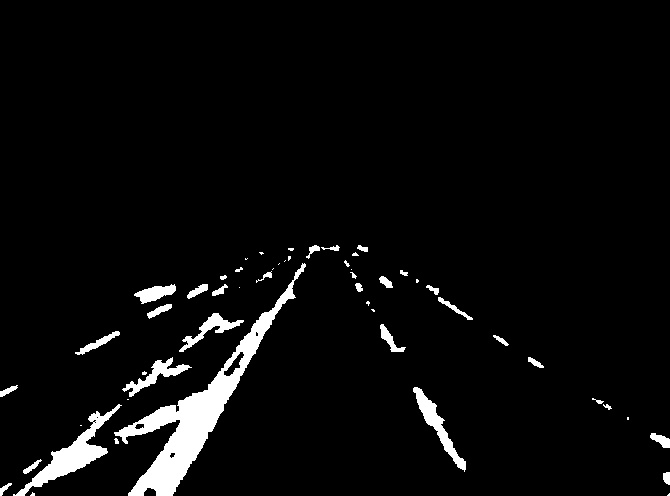
#> input picture python/openCV/input/roadmarker2.jpg, 670 x 496 px
$ python detect_roadmarker.py
#> lines starting #> are read from the running program, lines starting #| are printed output that depends on the picture; after the words box and inside, x2 and y2 are one past the last pixel; in counts of white or black regions, pixels touching at a corner belong together
#!/usr/bin/env python3
# -*- coding: utf-8 -*-


import os
import numpy as np
import cv2
from matplotlib import pyplot as plt
import copy
import pandas as pd
from sklearn.cluster import KMeans
from scipy.stats import zscore

## 初期設定
color_list = ['red','blue','green','gray','yellow','magenta','cyan']
color_list_RGB = [(255,0,0),(0,0,255),(0,255,0),(125,125,125),(255,255,0),(255,0,255),(0,255,255)]


## 関数
def isInVanishingPointField(vanish_point,tol_vanish,alpha,beta):
    # y=alpha_1+beta*x
    tmp = alpha+beta*(vanish_point[0]-tol_vanish)
    bool_1 = (vanish_point[1]-tol_vanish)<=tmp and (vanish_point[1]+tol_vanish)>=tmp

    tmp = alpha+beta*(vanish_point[0]+tol_vanish)
    bool_2 = (vanish_point[1]-tol_vanish)<=tmp and (vanish_point[1]+tol_vanish)>=tmp

    # x=(y-alpha)/beta
    tmp = ((vanish_point[1]-tol_vanish)-alpha)/beta
    bool_3 = (vanish_point[0]-tol_vanish)<=tmp and (vanish_point[0]+tol_vanish)>=tmp

    tmp = ((vanish_point[1]+tol_vanish)-alpha)/beta
    bool_4 = (vanish_point[0]-tol_vanish)<=tmp and (vanish_point[0]+tol_vanish)>=tmp

    return any([bool_1,bool_2,bool_3,bool_4])


## ディレクトリ変更
os.chdir("/Users/tomoyuki/python_workspace/openCV")
os.getcwd()

# 画像読込み
img_name = 'roadmarker2.jpg'
org = cv2.imread("input/"+img_name,cv2.IMREAD_COLOR)
#> org is the input picture: shape (496, 670, 3); min 0, max 255, mean 10.9
gray = cv2.cvtColor(org,cv2.COLOR_BGR2GRAY)
plt.imshow(gray, 'gray')


## 1_エッジ検出
edges = cv2.Canny(gray,50,150,apertureSize = 5)
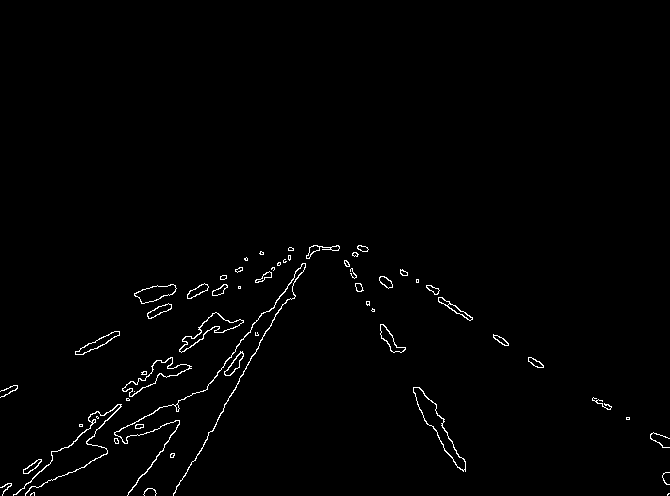
#> edges: shape (496, 670); 1.2% white in thin lines or dots, all inside (x1, y1, x2, y2) = (0, 245, 670, 496)
plt.imshow(edges, 'gray')


## 2_ハフ変換による直線抽出
lines = cv2.HoughLines(edges,1,np.pi/180,30)
#> lines = 511 rows, first 8: [393, 0.506], [397, 0.524], [395, 0.628], [381, 0.855], [398, 0.646], [377, 0.838], [389, 0.489], [373, 0.785]
#lines = cv2.HoughLines(gray,1,np.pi/180,100)
lines.shape

img = copy.copy(org)
for i in range(lines.shape[0]):
    for rho,theta in lines[i]:
        a = np.cos(theta)
        b = np.sin(theta)
        x0 = a*rho
        y0 = b*rho
        x1 = int(x0 + 1000*(-b))
        y1 = int(y0 + 1000*(a))
        x2 = int(x0 - 1000*(-b))
        y2 = int(y0 - 1000*(a))

        cv2.line(img,(x1,y1),(x2,y2),(0,255,0),2)
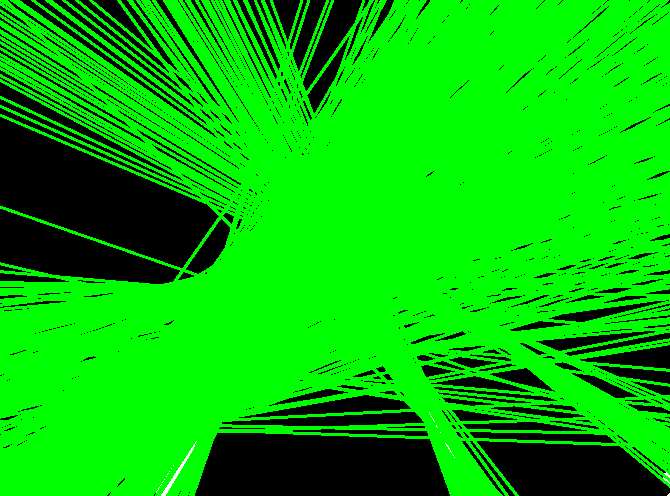
#> img: shape (496, 670, 3); mean B, G, R 0.2, 188.3, 0.2

plt.imshow(img)


## 3_消失点領域を用いた直線の剪定
# 消失点座標と領域閾値を指定
vanish_point=[322.4,220.6]
tol_vanish=50

lines_new = []

img = copy.copy(org)
for i in range(lines.shape[0]):
    for rho,theta in lines[i]:
        a = np.cos(theta)
        b = np.sin(theta)
        x0 = a*rho
        y0 = b*rho
        x1 = int(x0 + 1000*(-b))
        y1 = int(y0 + 1000*(a))
        x2 = int(x0 - 1000*(-b))
        y2 = int(y0 - 1000*(a))

        # 切片・傾きの計算
        beta = (y2-y1)/(x2-x1)
        alpha = y2-beta*x2

        # ある線が消失点領域に入っているか計算
        is_in_vanish = isInVanishingPointField(vanish_point, tol_vanish , alpha=alpha, beta=beta)

        # 消失点領域に入っていれば線を取得
        if is_in_vanish:
            lines_new.append(lines[i])
            cv2.line(img,(x1,y1),(x2,y2),(0,255,0),2)
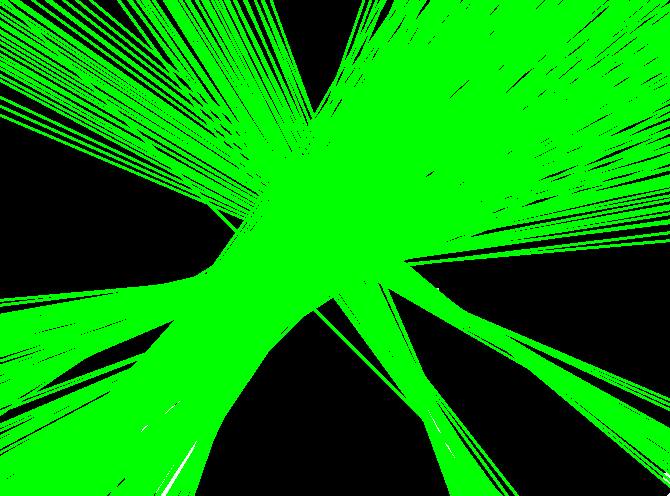
#> img: shape (496, 670, 3); mean B, G, R 0.2, 151.4, 0.2
#> after the loop, lines_new = 368 items, first 6: [[393, 0.506]], [[397, 0.524]], [[395, 0.628]], [[381, 0.855]], [[398, 0.646]], [[377, 0.838]]

lines_new = np.array(lines_new)
#> lines_new = 368 rows, first 8: [393, 0.506], [397, 0.524], [395, 0.628], [381, 0.855], [398, 0.646], [377, 0.838], [389, 0.489], [373, 0.785]
plt.imshow(img)


## 4_ハフ変換結果をクラスタリング
# ハフ変換結果(ラジアンの度数法への変換，標準化を実施)をクラスタリング
rho_old   = lines_new[:,0,0]
#> rho_old = 368 values, max 436 at index 175, min -255 at index 367, mean 290.2
theta_old = lines_new[:,0,1]
#> theta_old = 368 values, max 2.79 at index 367, min 0.332 at index 241, mean 1.17

array_hough = np.array([zscore(rho_old),
                        zscore(np.rad2deg(theta_old))
                        ]).T
#> array_hough = 368 pairs, first value -2.85 to 0.761, second value -1.28 to 2.48

k = 4
pred = KMeans(n_clusters=k).fit_predict(array_hough)
#> pred = 368 values, max 3 at index 12, min 0 at index 0, mean 0.951

# [9 lines of commented-out code are left out]
img = copy.copy(org)
for i in range(lines_new.shape[0]):
    for rho,theta in lines_new[i]:
        a = np.cos(theta)
        b = np.sin(theta)
        x0 = a*rho
        y0 = b*rho
        x1 = int(x0 + 1000*(-b))
        y1 = int(y0 + 1000*(a))
        x2 = int(x0 - 1000*(-b))
        y2 = int(y0 - 1000*(a))

        cv2.line(img,(x1,y1),(x2,y2),color_list_RGB[pred[i]],2)
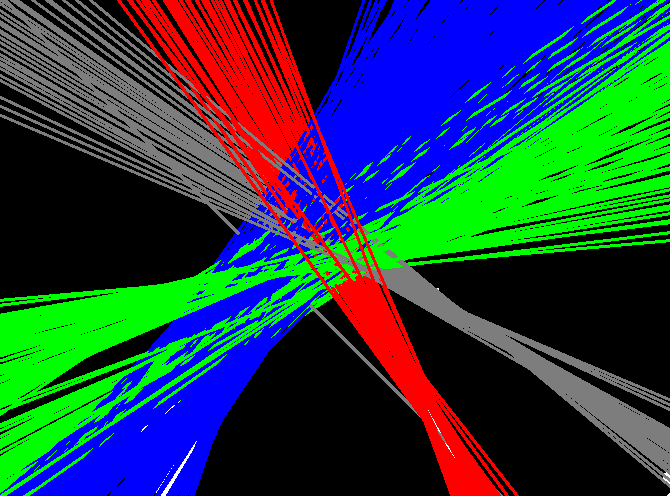
#> img: shape (496, 670, 3); mean B, G, R 67.8, 62, 34.2

plt.imshow(img)


## 5_クラスタ毎の代表値を計算し，白線とみなす(代表値は中央値を採用)
rho_new = []
theta_new = []

for i in range(k):
    rho_new.append(np.median(rho_old[pred == i]))
    theta_new.append(np.median(theta_old[pred == i]))
#> after the loop, rho_new = [387, -174.5, 356, 23]; theta_new = [0.733, 2.64, 1.11, 2.13]

rho_new = np.array(rho_new)
theta_new = np.array(theta_new)


# 結果プロット
img = copy.copy(org)
for i in range(rho_new.shape[0]):
    rho = rho_new[i]
    theta = theta_new[i]

    a = np.cos(theta)
    b = np.sin(theta)
    x0 = a*rho
    y0 = b*rho
    x1 = int(x0 + 1000*(-b))
    y1 = int(y0 + 1000*(a))
    x2 = int(x0 - 1000*(-b))
    y2 = int(y0 - 1000*(a))

    cv2.line(img,(x1,y1),(x2,y2),color_list_RGB[i],2)
#> this loop made 4 passes
#> (rho, theta, a, b, x0, y0, x1, y1) on passes 1 to 4: (387, 0.733, 0.743, 0.669, 287.6, 259, -381, 1002), (-174.5, 2.64, -0.875, 0.485, 152.6, -84.6, -332, -959), (356, 1.11, 0.446, 0.895, 158.8, 318.6, -736, 764), (23, 2.13, -0.53, 0.848, -12.19, 19.51, -860, -510)
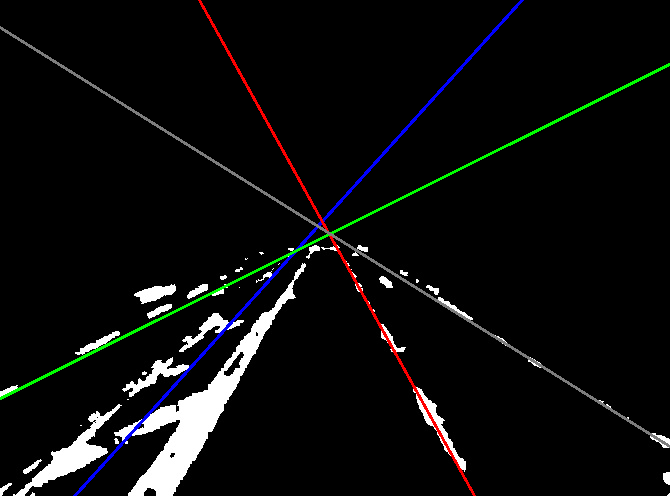
#> img: shape (496, 670, 3); 2.44% of pixels changed, all inside (x1, y1, x2, y2) = (0, 0, 670, 496)


# [8 lines of commented-out code are left out]


plt.imshow(img)


## 2本の白線の切片，傾きを取得
#beta_1 = -1.11
#alpha_1 = 578.54
#
#beta_2 = 1.8
#alpha_2 = -359.76
#
#
## 消失点の計算
#x_vanish = (alpha_1-alpha_2)/(beta_2-beta_1)
#y_vanish = (beta_2*alpha_1-beta_1*alpha_2)/(beta_2-beta_1)
#vanish_point = [x_vanish,y_vanish]
#> figure, not shown here; B, G, R data is drawn as R, G, B
